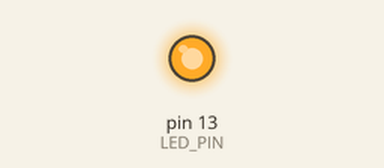
This sketch was run on a simulated Arduino Uno, built with avr-gcc and run on an emulated ATmega328P. Shown: output pins drawn as LEDs (lit = HIGH).

Above: at 0.05 s.
At 2.4 s:
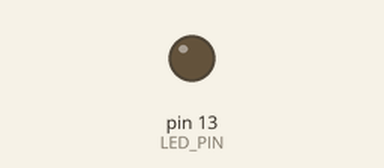
Timing chart, 0 to 3.0 s (numbered marks = the images above):
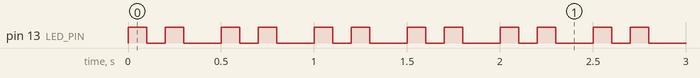

The sketch:

Q02_Emergency_Warning_Indicator.ino
```cpp
/*
  Q2 - Emergency Warning Indicator

  Problem:
    An emergency warning LED must blink continuously with one blink
    cycle every 500 ms.

  Components:
    - Arduino UNO R3
    - 1 x LED
    - 1 x 220 ohm resistor

  Pin mapping:
    D13 -> 220 ohm -> LED anode (long leg), LED cathode -> GND

  Expected behaviour:
    EMERGENCY_PATTERN 1 (default): double-flash strobe inside each
      500 ms cycle = ON 100, OFF 100, ON 100, OFF 200 ms.
    EMERGENCY_PATTERN 0: plain blink = ON 250 ms, OFF 250 ms.

  Assumptions:
    The question only asks for a 500 ms blink cycle. The double-flash
    strobe is our assumption of what an "emergency" pattern looks like;
    set EMERGENCY_PATTERN to 0 for the plain blink.
*/

#define EMERGENCY_PATTERN 1   // 1 = double-flash strobe, 0 = plain blink

const int LED_PIN = 13;

// Double-flash strobe timings (total 500 ms)
const unsigned long FLASH_ON_MS   = 100;
const unsigned long FLASH_GAP_MS  = 100;
const unsigned long FLASH_REST_MS = 200;

// Plain blink timings (total 500 ms)
const unsigned long BLINK_ON_MS  = 250;
const unsigned long BLINK_OFF_MS = 250;

void setup() {
  pinMode(LED_PIN, OUTPUT);
}

void loop() {
#if EMERGENCY_PATTERN
  digitalWrite(LED_PIN, HIGH);
  delay(FLASH_ON_MS);
  digitalWrite(LED_PIN, LOW);
  delay(FLASH_GAP_MS);
  digitalWrite(LED_PIN, HIGH);
  delay(FLASH_ON_MS);
  digitalWrite(LED_PIN, LOW);
  delay(FLASH_REST_MS);
#else
  digitalWrite(LED_PIN, HIGH);
  delay(BLINK_ON_MS);
  digitalWrite(LED_PIN, LOW);
  delay(BLINK_OFF_MS);
#endif
}
```

Measured:
- by itself, pin 13 (LED_PIN): repeats every 0.50 s: LOW 0.10 s, HIGH 0.10 s, LOW 0.20 s, HIGH 0.10 s
